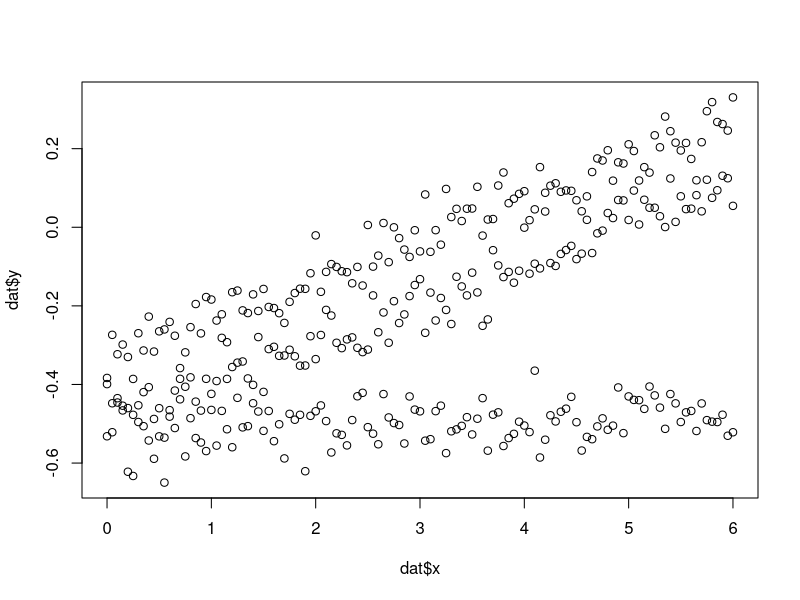

This chart was generated by the following R code: (Note: this script raises an error after producing the figure.)
#### name: mixed-effects model with varying intercepts and varying slopes ####
# load some data
dat <- read.csv("data/simulated_data.csv")
library(lme4)
# exploratory work
str(dat)
summary(dat)
plot(dat$x, dat$y)
plot(dat$z, dat$y)
plot(density(dat$y))
with(dat, plot(x, y, col = z))
legend("topleft", legend = 1:3, fill = 1:3)

# subset
dat <- dat[dat$z != "group3",]
str(dat)
# z still has 3 factor levels
table(dat$z)
# we can remove the extra level
dat$z <- factor(dat$z)
table(dat$z)

# basic linear model
fit1 <- lm(y ~ x, data = dat)
summary(fit1)
fit1cf <- coefficients(fit1)
with(dat, plot(x, y, col = z))

abline(fit1cf[1], fit1cf[2])

# we suspect a group level effect! begin to build multilevel model(s)

par(mar = c(3,3,2,1))
plot(1, type="n", xlim=c(-0.3,6), ylim=c(-1,0.5), xlab="", ylab="", axes = F)
axis(1, labels = F); axis(2, labels = F)
mtext("Y", 2, 1 , at = 0, las = 2)
mtext("X", 1, 1 , at = 3)
  
with(subset(dat, z == "group1"), points(x, y,  pch = 1, cex = .5))
with(subset(dat, z == "group2"), points(x, y, pch = 3, cex = .5))

fit6 <- lmer(y ~ x + (1 + x |z), data = dat)
summary(fit6)

title(expression(paste("Mixed-effects model Y = ", beta[0] + beta[1],"X + (", mu[0], "Z + ", mu[1], "X + ", epsilon, ")")))

random <- ranef(fit6)
random
fixed <- fixef(fit6)
fixed
#text(x = -.25, y = fixed[1]+.05, expression(paste(beta[0])),)
mtext(2, 1, at = fixed[1], text =expression(paste(beta[0])), las = 2)
abline(fixed[1], 0, lwd = 2, lty = 'dashed')

text(x = 5, y = fixed[1]+.15, expression(paste("Fixed slope = ", beta[1])))
abline(fixed[1], fixed[2], lwd = 2, lty = 'dashed')


gamma1 <- fixed[1] + random[[1]][1,1]
gamma2 <- fixed[1] + random[[1]][2,1]
beta_x1 <- fixed[2] + random[[1]][1,2]
beta_x2 <- fixed[2] + random[[1]][2,2]

abline(gamma1, beta_x1)
abline(gamma2, beta_x2)

text(x = 2.8, y = 0.2, expression(paste("Y = (", beta[0] + mu[0][Z2],") + (", beta[1] + mu[1] [X2], ")")))
text(x = 1.9, y = 0.1, expression(paste("Slope = ", beta[1] + mu[1][X2])))
# 
# text(x = -0.3, y = -.75, expression(beta[0]))
# segments(0, b0, 0, b0+b2, lty = 1, col = 'grey', lwd = 6)
# 
# text(x = -0.3, y = -0.4, expression(beta[2]))
# segments(-.9, b0+b2, 0, b0+b2, lty = 3)
# 
text(x = 3.57, y = -0.7,  expression(paste("Y = (", beta[0] + mu[0][Z1],") + (", beta[1] + mu[1] [X1], ")")))
text(x = 3, y = -0.8, expression(paste("Slope = ", beta[1] + mu[1][X1])))
# 
# segments(-.9, b0, 0, b0, lty = 3)
# segments(0, b0+b2, 0, -1, lty = 3)
